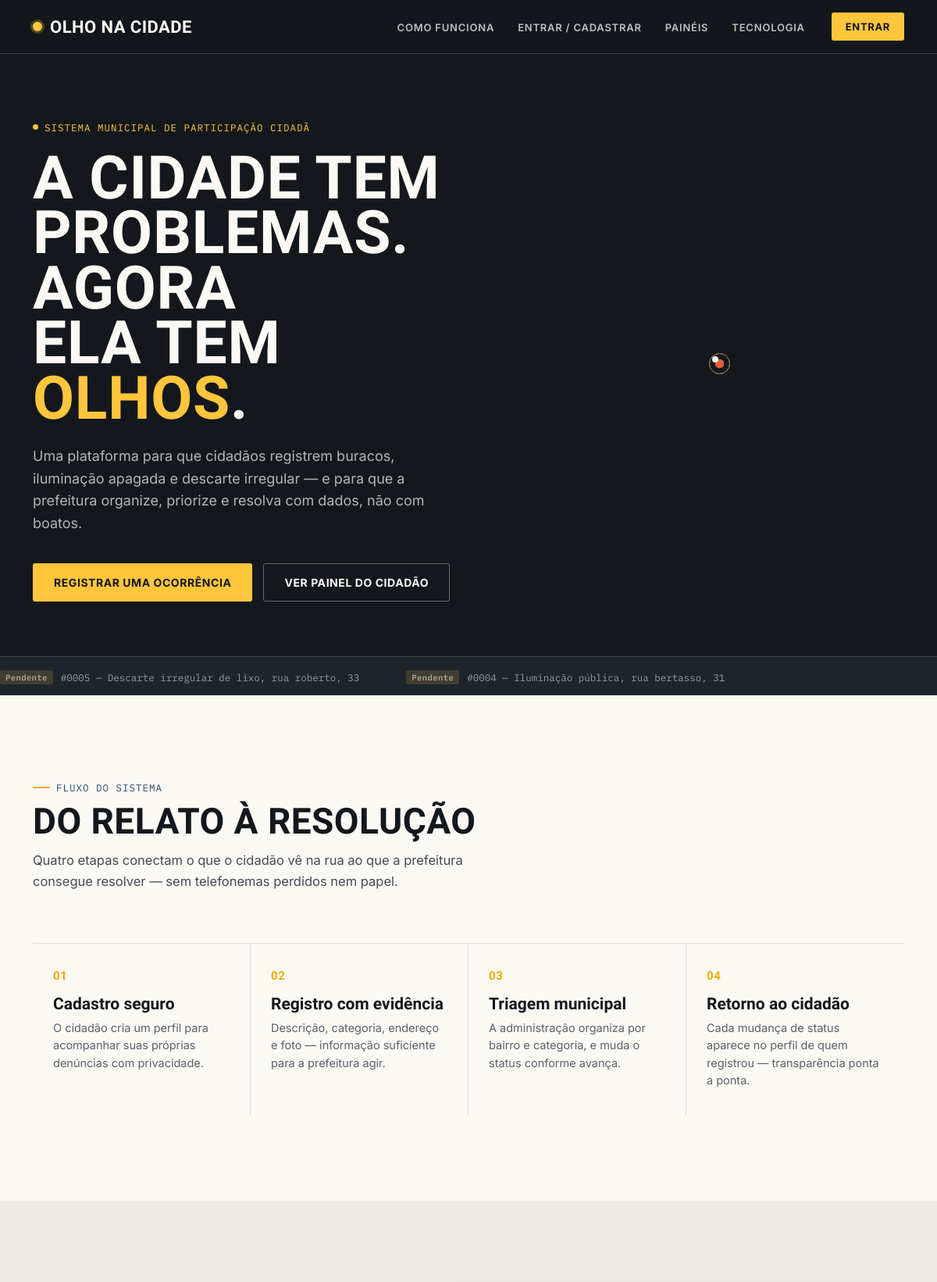
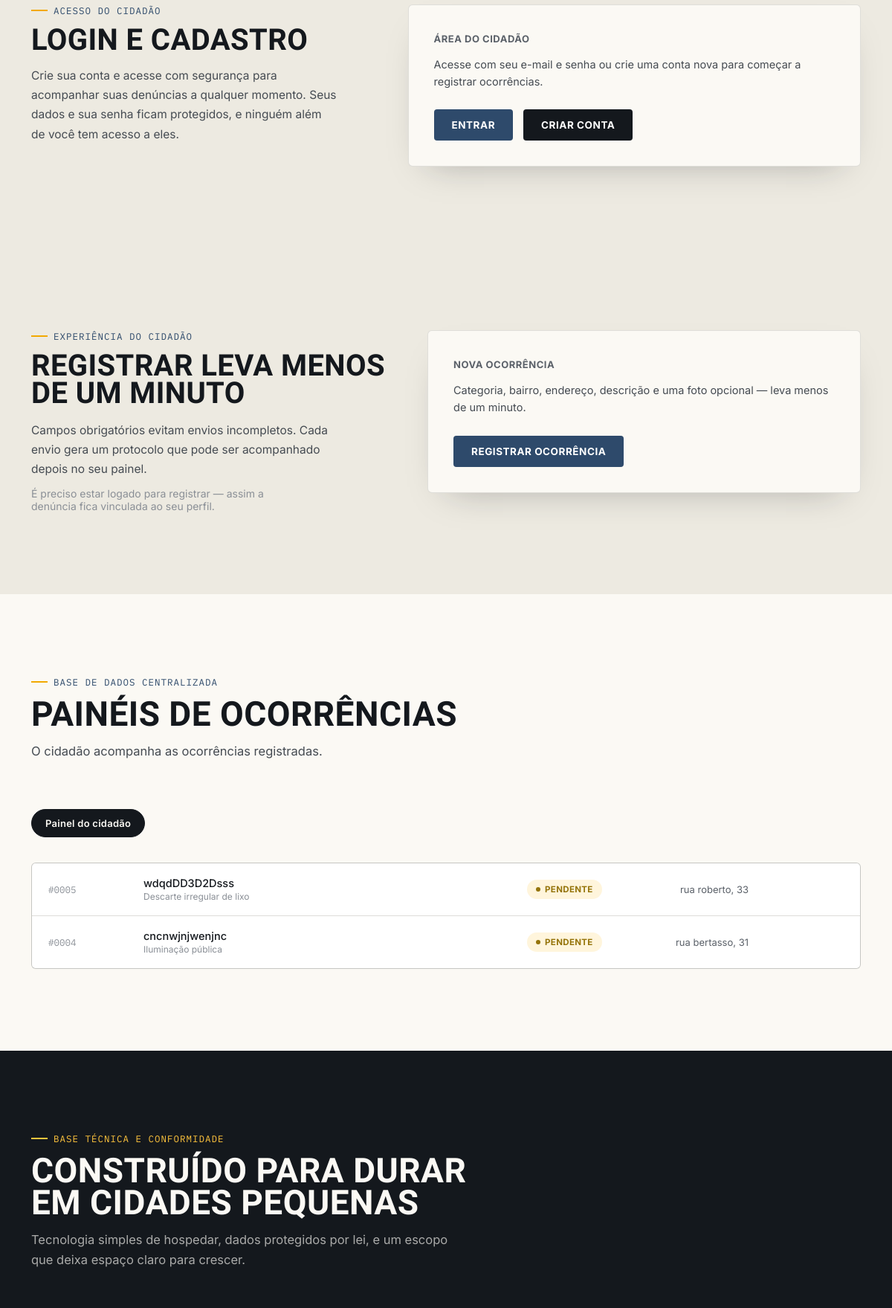
The page / (upper part) on the database its author committed (2 pictures, top to bottom).
### tables this page shows
CREATE TABLE `ocorrencias` (
  `id` int(11) NOT NULL,
  `usuario_id` int(11) NOT NULL,
  `categoria` varchar(80) NOT NULL,
  `bairro` varchar(120) NOT NULL,
  `endereco` varchar(200) NOT NULL,
  `descricao` text NOT NULL,
  `foto_path` varchar(255) DEFAULT NULL,
  `status` enum('pendente','em_analise','resolvido') NOT NULL DEFAULT 'pendente',
  `recado_adm` text DEFAULT NULL,
  `recado_atualizado_em` datetime DEFAULT NULL,
  `criado_em` datetime NOT NULL DEFAULT current_timestamp(),
  `atualizacao_vista` tinyint(1) NOT NULL DEFAULT 1
);

### index.php (the view, shortened to what this page needs)
<?php
require __DIR__ . '/php/config.php';
$logado = isset($_SESSION['usuario_id']);
$statusInfo = [
    'pendente'   => ['label' => 'Pendente',    'pill' => 'pendente', 'tag' => 'tag-pend'],
    'em_analise' => ['label' => 'Em análise',  'pill' => 'analise',  'tag' => 'tag-analise'],
    'resolvido'  => ['label' => 'Resolvido',   'pill' => 'resolvido','tag' => 'tag-ok'],
];
$stmtTicker = $pdo->prepare("SELECT id, categoria, endereco, status FROM ocorrencias WHERE status = 'pendente' ORDER BY criado_em DESC LIMIT 6");
$stmtTicker->execute();
$ocorrenciasTicker = $stmtTicker->fetchAll();
$stmtPainel = $pdo->prepare("SELECT id, categoria, bairro, endereco, descricao, status FROM ocorrencias WHERE status = 'pendente' ORDER BY criado_em DESC LIMIT 12");
$stmtPainel->execute();
$ocorrenciasPainel = $stmtPainel->fetchAll();
?>
<!DOCTYPE html>
<html lang="pt-BR">
<head>
<link rel="stylesheet" href="style.css">
</head>
<body>
<header>
  <div class="navwrap">
    <div class="logo"><span class="dot"></span> Olho na Cidade</div>
    <div class="navlinks">
      <nav>
        <ul>
          <li><a href="#como-funciona">Como funciona</a></li>
          <li><a href="#conta"><?= $logado ? 'Minha conta' : 'Entrar / Cadastrar' ?></a></li>
          <li><a href="#paineis">Painéis</a></li>
          <li><a href="#tecnologia">Tecnologia</a></li>
        </ul>
      </nav>
      <?php if ($logado && (isset($_SESSION['tipo']) ? $_SESSION['tipo'] : 'cidadao') === 'admin'): ?>
        <a class="nav-cta" href="php/paineladm.php">Painel adm</a>
      <?php elseif ($logado): ?>
        <a class="nav-cta" href="php/painel.php">Painel</a>
      <?php else: ?>
        <a class="nav-cta" href="php/login.php">Entrar</a>
      <?php endif; ?>
    </div>
  </div>
</header>
<section class="hero">
  <div class="wrap hero-grid">
    <div>
      <div class="eyebrow">Sistema municipal de participação cidadã</div>
      <h1>A cidade tem<br>problemas. Agora<br>ela tem <em>olhos</em>.</h1>
      <p class="lede">Uma plataforma para que cidadãos registrem buracos, iluminação apagada e descarte irregular — e para que a prefeitura organize, priorize e resolva com dados, não com boatos.</p>
      <div class="hero-ctas">
        <a href="php/Registrar.php" class="btn btn-primary">Registrar uma ocorrência</a>
        <a href="#paineis" class="btn btn-ghost">Ver painel do cidadão</a>
      </div>
    </div>
    <div class="radar-wrap" aria-hidden="true">
      <div class="blip pend2"></div>
      <div class="radar-center"></div>
    </div>
  </div>
  <div class="ticker">
    <div class="ticker-track">
      <?php if (empty($ocorrenciasTicker)): ?>
        <span>Nenhuma ocorrência pendente no momento.</span>
      <?php else: ?>
        <?php $voltas = count($ocorrenciasTicker) >= 4 ? 2 : 1; ?>
        <?php for ($volta = 0; $volta < $voltas; $volta++): ?>
          <?php foreach ($ocorrenciasTicker as $o): ?>
            <?php $info = $statusInfo[$o['status']]; ?>
            <span><span class="tag <?= $info['tag'] ?>"><?= $info['label'] ?></span> #<?= str_pad($o['id'], 4, '0', STR_PAD_LEFT) ?> — <?= htmlspecialchars($o['categoria']) ?>, <?= htmlspecialchars($o['endereco']) ?></span>
          <?php endforeach; ?>
        <?php endfor; ?>
      <?php endif; ?>
    </div>
  </div>
</section>
<section id="como-funciona">
  <div class="wrap">
    <div class="section-head">
      <div class="kicker">Fluxo do sistema</div>
      <h2>Do relato à resolução</h2>
      <p>Quatro etapas conectam o que o cidadão vê na rua ao que a prefeitura consegue resolver — sem telefonemas perdidos nem papel.</p>
    </div>
  </div>
  <div class="wrap">
    <div class="steps">
      <div class="step">
        <div class="num">01</div>
        <h3>Cadastro seguro</h3>
        <p>O cidadão cria um perfil para acompanhar suas próprias denúncias com privacidade.</p>
      </div>
      <div class="step">
        <div class="num">02</div>
        <h3>Registro com evidência</h3>
        <p>Descrição, categoria, endereço e foto — informação suficiente para a prefeitura agir.</p>
      </div>
      <div class="step">
        <div class="num">03</div>
        <h3>Triagem municipal</h3>
        <p>A administração organiza por bairro e categoria, e muda o status conforme avança.</p>
      </div>
      <div class="step">
        <div class="num">04</div>
        <h3>Retorno ao cidadão</h3>
        <p>Cada mudança de status aparece no perfil de quem registrou — transparência ponta a ponta.</p>
      </div>
    </div>
  </div>
</section>
<section id="conta" class="conta">
  <div class="wrap">
    <div class="conta-grid">
      <div>
        <div class="kicker">Acesso do cidadão</div>
        <h2 style="font-size:clamp(28px,3.6vw,40px); font-weight:800; margin-bottom:6px;">Login e cadastro</h2>
        <p style="font-size:15.5px; line-height:1.7; color:#454B52; max-width:42ch; margin-top:16px;">Crie sua conta e acesse com segurança para acompanhar suas denúncias a qualquer momento. Seus dados e sua senha ficam protegidos, e ninguém além de você tem acesso a eles.</p>
      </div>
      <div class="conta-teaser-card">
        <?php if ($logado && (isset($_SESSION['tipo']) ? $_SESSION['tipo'] : 'cidadao') === 'admin'): ?>
          <strong style="text-transform:uppercase; font-size:13px; letter-spacing:0.04em; color:#5B6169;">Área do administrador</strong>
          <p style="margin-top:14px; font-size:14.5px; line-height:1.6; color:#454B52;">Você está logado como <strong><?= htmlspecialchars($_SESSION['usuario_nome']) ?></strong> (admin). Acesse o painel administrativo.</p>
          <div class="conta-teaser-actions">
            <a href="php/perfil.php" class="btn-solid" style="text-decoration:none; display:inline-block;">Meu perfil</a>
            <a href="php/paineladm.php" class="btn-solid" style="text-decoration:none; display:inline-block; background:var(--asphalt);">Painel administrativo</a>
          </div>
        <?php else: ?>
          <strong style="text-transform:uppercase; font-size:13px; letter-spacing:0.04em; color:#5B6169;">Área do cidadão</strong>
          <p style="margin-top:14px; font-size:14.5px; line-height:1.6; color:#454B52;">Acesse com seu e-mail e senha ou crie uma conta nova para começar a registrar ocorrências.</p>
          <div class="conta-teaser-actions">
            <a href="php/login.php" class="btn-solid" style="text-decoration:none; display:inline-block;">Entrar</a>
            <a href="php/cadastro.php" class="btn-solid" style="text-decoration:none; display:inline-block; background:var(--asphalt);">Criar conta</a>
          </div>
        <?php endif; ?>
      </div>
    </div>
  </div>
</section>
<section id="registro" class="registro">
  <div class="wrap">
    <div class="registro-grid">
      <div>
        <div class="kicker">Experiência do cidadão</div>
        <h2 style="font-size:clamp(28px,3.6vw,40px); font-weight:800; margin-bottom:18px;">Registrar leva menos<br>de um minuto</h2>
        <p style="font-size:15.5px; line-height:1.7; color:#454B52; max-width:42ch;">Campos obrigatórios evitam envios incompletos. Cada envio gera um protocolo que pode ser acompanhado depois no seu painel.</p>
        <p style="font-size:14px; color:#8A8F96; max-width:42ch; margin-top:10px;">É preciso estar logado para registrar — assim a denúncia fica vinculada ao seu perfil.</p>
      </div>
      <div class="conta-teaser-card">
        <strong style="text-transform:uppercase; font-size:13px; letter-spacing:0.04em; color:#5B6169;">Nova ocorrência</strong>
        <p style="margin-top:14px; font-size:14.5px; line-height:1.6; color:#454B52;">Categoria, bairro, endereço, descrição e uma foto opcional — leva menos de um minuto.</p>
        <div class="conta-teaser-actions">
          <a href="php/Registrar.php" class="btn-solid" style="text-decoration:none; display:inline-block;">Registrar ocorrência</a>
        </div>
      </div>
    </div>
  </div>
</section>
<section id="paineis">
  <div class="wrap">
    <div class="section-head">
      <div class="kicker">Base de dados centralizada</div>
      <h2>Painéis de ocorrências</h2>
      <p>O cidadão acompanha as ocorrências registradas.</p>
    </div>
    <div class="tabs">
      <label for="tab-cidadao">Painel do cidadão</label>
    </div>
    <div class="panel" id="panel-cidadao">
      <div class="card-list">
        <?php if (empty($ocorrenciasPainel)): ?>
          <div class="empty-state">
            Nenhuma ocorrência pendente no momento.
            <?php if ($logado): ?>
              <br><a href="php/Registrar.php" style="color:var(--municipal); font-weight:700;">Registrar uma nova ocorrência</a>
            <?php else: ?>
              <br><a href="php/login.php" style="color:var(--municipal); font-weight:700;">Entrar</a> ou <a href="php/cadastro.php" style="color:var(--municipal); font-weight:700;">criar conta</a> pra registrar
            <?php endif; ?>
          </div>
        <?php else: ?>
          <?php foreach ($ocorrenciasPainel as $o): ?>
            <?php $info = $statusInfo[$o['status']]; ?>
            <div class="occ-card">
              <span class="proto-id mono">#<?= str_pad($o['id'], 4, '0', STR_PAD_LEFT) ?></span>
              <span class="desc"><?= htmlspecialchars($o['descricao']) ?><span class="cat"><?= htmlspecialchars($o['categoria']) ?></span></span>
              <span class="pill <?= $info['pill'] ?>"><?= $info['label'] ?></span>
              <span class="bairro"><?= htmlspecialchars($o['endereco']) ?></span>
            </div>
          <?php endforeach; ?>
        <?php endif; ?>
      </div>
    </div>
  </div>
</section>
<section id="tecnologia" class="tech">
  <div class="wrap">
    <div class="section-head">
      <div class="kicker">Base técnica e conformidade</div>
      <h2>Construído para durar em cidades pequenas</h2>
      <p>Tecnologia simples de hospedar, dados protegidos por lei, e um escopo que deixa espaço claro para crescer.</p>
    </div>
  </div>
</section>
</body>
</html>

### rows shown on the page
ocorrencias: status "Pendente", id "0005", categoria "Descarte irregular de lixo", endereco "rua roberto, 33", descricao "wdqdDD3D2Dsss", status "PENDENTE"
ocorrencias: status "Pendente", id "0004", categoria "Iluminação pública", endereco "rua bertasso, 31", descricao "cncnwjnjwenjnc", status "PENDENTE"
